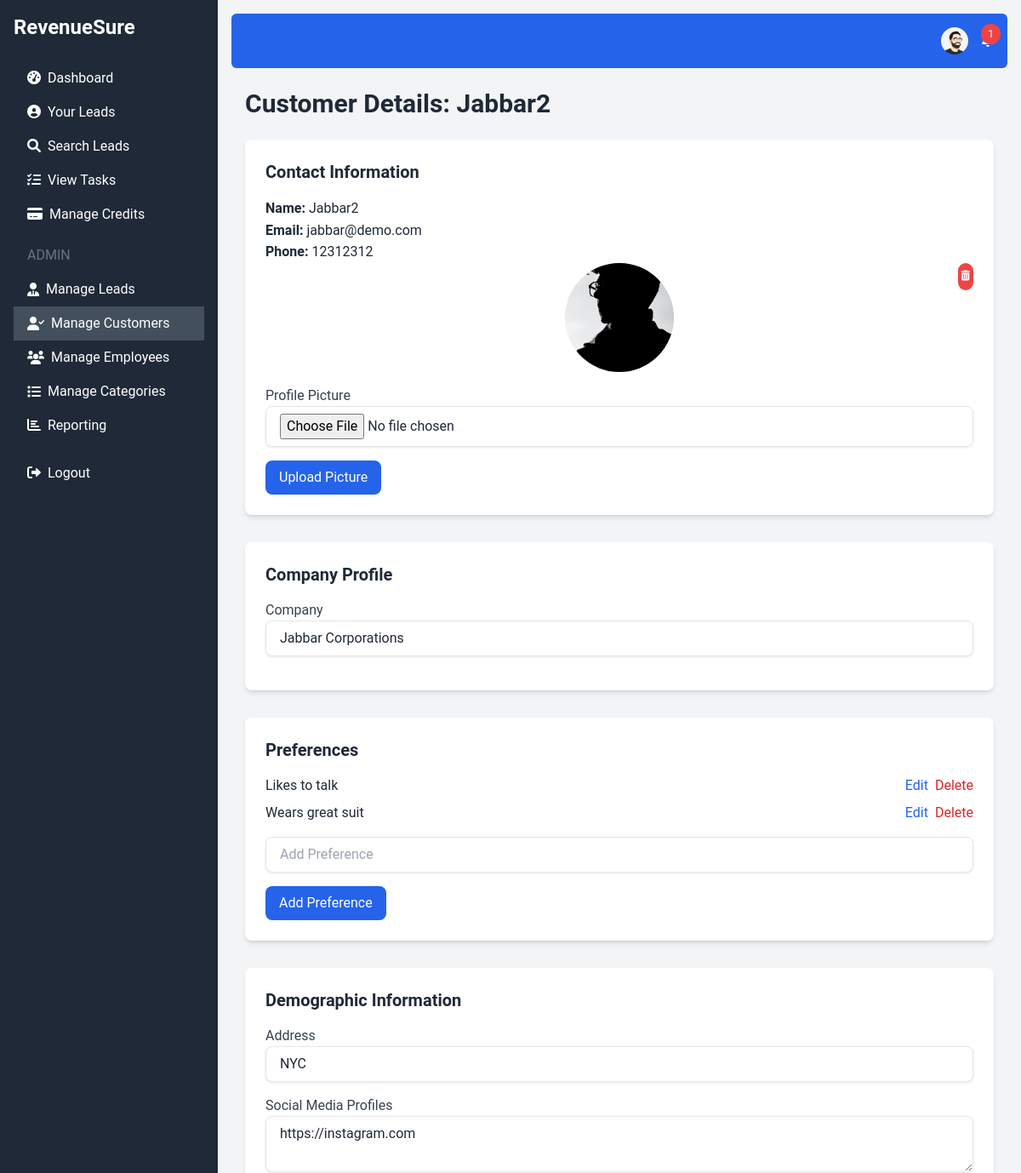
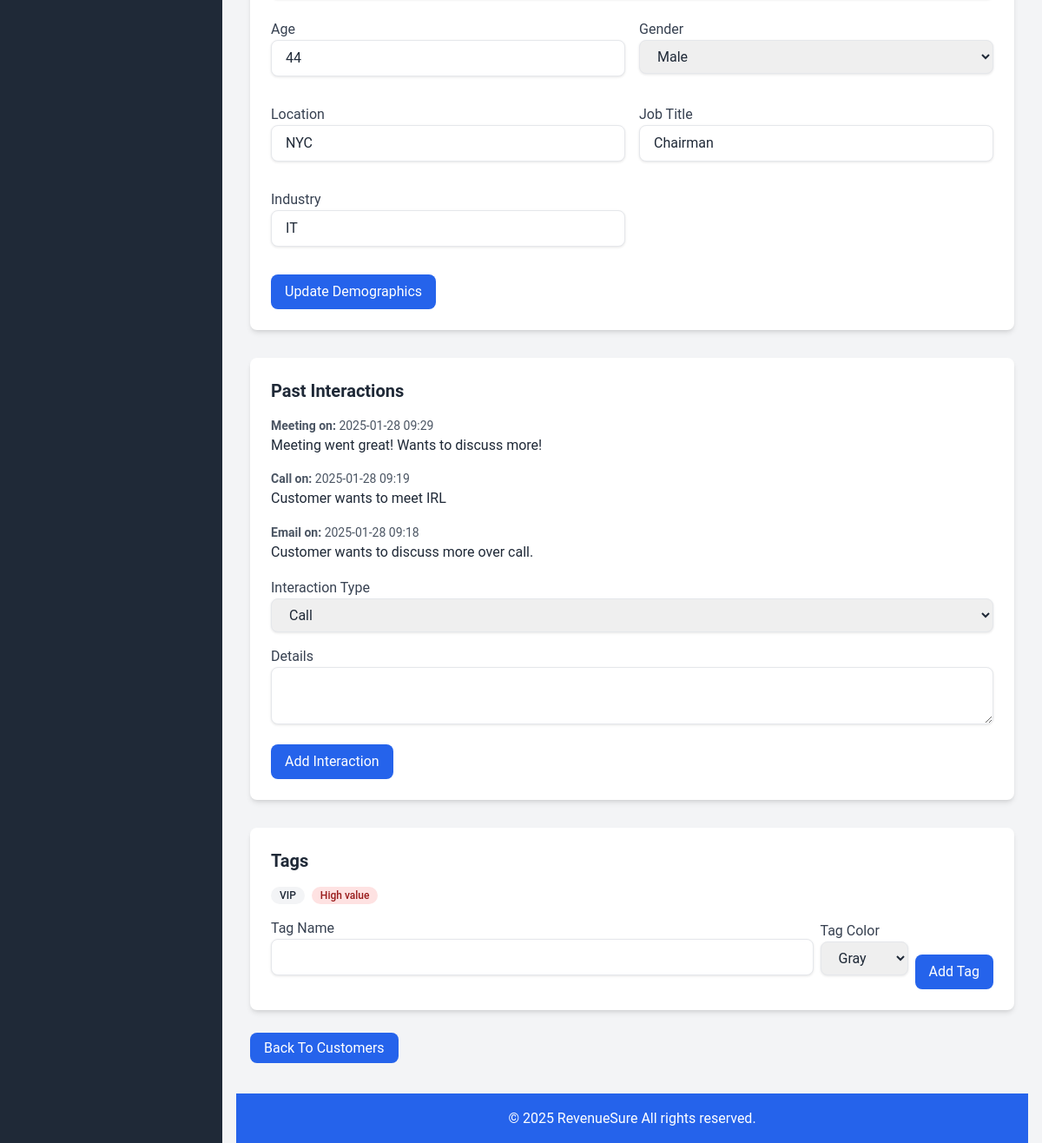
/view_customer.php?id=1 (signed in), run on the app's committed database (2 pictures, top to bottom).
### tables this page shows
CREATE TABLE `users` (
  `id` int(11) NOT NULL,
  `username` varchar(50) NOT NULL,
  `email` varchar(100) NOT NULL,
  `password` varchar(255) NOT NULL,
  `credits` int(11) DEFAULT 0,
  `created_at` timestamp NOT NULL DEFAULT current_timestamp(),
  `role` enum('admin','user') DEFAULT 'user',
  `profile_picture` varchar(255) DEFAULT NULL
);

CREATE TABLE `customers` (
  `id` int(11) NOT NULL,
  `name` varchar(100) NOT NULL,
  `email` varchar(100) DEFAULT NULL,
  `phone` varchar(20) DEFAULT NULL,
  `created_at` timestamp NOT NULL DEFAULT current_timestamp(),
  `company` varchar(255) DEFAULT NULL,
  `last_interaction` timestamp NULL DEFAULT NULL,
  `address` varchar(255) DEFAULT NULL,
  `social_media_profiles` text DEFAULT NULL,
  `age` int(11) DEFAULT NULL,
  `gender` enum('Male','Female','Other') DEFAULT NULL,
  `location` varchar(255) DEFAULT NULL,
  `job_title` varchar(255) DEFAULT NULL,
  `industry` varchar(255) DEFAULT NULL,
  `profile_picture` varchar(255) DEFAULT NULL
);

CREATE TABLE `customer_preferences` (
  `id` int(11) NOT NULL,
  `customer_id` int(11) NOT NULL,
  `preference` varchar(255) NOT NULL,
  `created_at` timestamp NOT NULL DEFAULT current_timestamp()
);

CREATE TABLE `customer_interactions` (
  `id` int(11) NOT NULL,
  `customer_id` int(11) NOT NULL,
  `interaction_type` enum('Call','Email','Meeting','Other') NOT NULL,
  `details` text DEFAULT NULL,
  `interaction_at` timestamp NOT NULL DEFAULT current_timestamp()
);

CREATE TABLE `customer_tags` (
  `id` int(11) NOT NULL,
  `customer_id` int(11) NOT NULL,
  `tag` varchar(255) NOT NULL,
  `color` varchar(20) DEFAULT 'gray',
  `created_at` timestamp NOT NULL DEFAULT current_timestamp()
);

### view_customer.php (the view, shortened to what the rows shown need)
<?php
require 'db.php';
$customer_id = isset($_GET['id']) ? (int)$_GET['id'] : 0;
$stmt = $conn->prepare("SELECT * FROM customers WHERE id = :id");
$stmt->bindParam(':id', $customer_id);
$stmt->execute();
$customer = $stmt->fetch(PDO::FETCH_ASSOC);
$stmt = $conn->prepare("SELECT * FROM customer_preferences WHERE customer_id = :customer_id ORDER BY created_at ASC");
$stmt->bindParam(':customer_id', $customer_id);
$stmt->execute();
$preferences = $stmt->fetchAll(PDO::FETCH_ASSOC);
$stmt = $conn->prepare("SELECT * FROM customer_interactions WHERE customer_id = :customer_id ORDER BY interaction_at DESC");
$stmt->bindParam(':customer_id', $customer_id);
$stmt->execute();
$interactions = $stmt->fetchAll(PDO::FETCH_ASSOC);
$stmt = $conn->prepare("SELECT * FROM customer_tags WHERE customer_id = :customer_id ORDER BY created_at ASC");
$stmt->bindParam(':customer_id', $customer_id);
$stmt->execute();
$tags = $stmt->fetchAll(PDO::FETCH_ASSOC);
require 'header.php';
?>
<h1 class="text-3xl font-bold text-gray-800 mb-6">Customer Details: <?php echo htmlspecialchars($customer['name']); ?></h1>
    <div class="bg-white p-6 rounded-lg shadow-md mb-8">
        <h2 class="text-xl font-bold text-gray-800 mb-4">Contact Information</h2>
        <p><strong>Name:</strong> <?php echo htmlspecialchars($customer['name']); ?></p>
        <p><strong>Email:</strong> <?php echo htmlspecialchars($customer['email']); ?></p>
        <p><strong>Phone:</strong> <?php echo htmlspecialchars($customer['phone']); ?></p>
         <div class="mb-4 flex justify-center relative">
                     <?php if($customer['profile_picture']): ?>
                          <img src="<?php echo $customer['profile_picture']; ?>" alt="Profile Picture" class="rounded-full w-32 h-32 object-cover">
                           <form method="post" action="" class="absolute top-0 right-0">
                                 <button type="submit" name="remove_profile_picture" class="bg-red-500 text-white p-1 rounded-full hover:bg-red-700 transition duration-300">
                                      <i class="fas fa-trash-alt fa-xs"></i>
                                  </button>
                           </form>
                      <?php else: ?>
                         <div class="rounded-full w-32 h-32 bg-gray-200 flex items-center justify-center">
                             <i class="fas fa-user fa-3x text-gray-500"></i>
                         </div>
                      <?php endif; ?>
                </div>
         <form method="POST" action="" enctype="multipart/form-data">
                    <div class="mb-4">
                    </div>
                    <button type="submit" class="bg-blue-600 text-white px-4 py-2 rounded-lg hover:bg-blue-700 transition duration-300">Upload Picture</button>
         </form>
    </div>
     <form method="post" action="">
        <div class="bg-white p-6 rounded-lg shadow-md mb-8">
            <h2 class="text-xl font-bold text-gray-800 mb-4">Company Profile</h2>
                 <div class="mb-4">
                   <label for="company" class="block text-gray-700">Company</label>
                       <input type="text" name="company" id="company" class="w-full px-4 py-2 border rounded-lg focus:outline-none focus:ring-2 focus:ring-blue-600" value="<?php echo htmlspecialchars($customer['company'] ?? ''); ?>">
                </div>
        </div>
           <div class="bg-white p-6 rounded-lg shadow-md mb-8">
            <h2 class="text-xl font-bold text-gray-800 mb-4">Preferences</h2>
             <ul class="mb-4">
                 <?php if($preferences): ?>
                     <?php foreach ($preferences as $preference): ?>
                            <li class="flex justify-between items-center mb-2">
                                 <?php echo htmlspecialchars($preference['preference']); ?>
                                  <div class="flex gap-2">
                                    <a href="edit_preference.php?id=<?php echo $preference['id']; ?>&customer_id=<?php echo $customer_id; ?>" class="text-blue-600 hover:underline">Edit</a>
                                  <a href="delete_preference.php?id=<?php echo $preference['id']; ?>&customer_id=<?php echo $customer_id; ?>" class="text-red-600 hover:underline">Delete</a>
                                   </div>
                            </li>
                        <?php endforeach; ?>
                   <?php else: ?>
                     <p>No Preferences added.</p>
                  <?php endif; ?>
               </ul>
        </div>
         <div class="bg-white p-6 rounded-lg shadow-md mb-8">
            <h2 class="text-xl font-bold text-gray-800 mb-4">Demographic Information</h2>
             <div class="mb-4">
                    <label for="address" class="block text-gray-700">Address</label>
                        <input type="text" name="address" id="address" class="w-full px-4 py-2 border rounded-lg focus:outline-none focus:ring-2 focus:ring-blue-600"  value="<?php echo htmlspecialchars($customer['address'] ?? ''); ?>">
                   </div>
               <div class="mb-4">
                   <label for="social_media_profiles" class="block text-gray-700">Social Media Profiles</label>
                       <textarea name="social_media_profiles" id="social_media_profiles" class="w-full px-4 py-2 border rounded-lg focus:outline-none focus:ring-2 focus:ring-blue-600"><?php echo htmlspecialchars($customer['social_media_profiles'] ?? ''); ?></textarea>
                 </div>
                  <div class="grid grid-cols-1 md:grid-cols-2 gap-4">
                    <div class="mb-4">
                      <label for="age" class="block text-gray-700">Age</label>
                       <input type="number" name="age" id="age" class="w-full px-4 py-2 border rounded-lg focus:outline-none focus:ring-2 focus:ring-blue-600"  value="<?php echo htmlspecialchars($customer['age'] ?? ''); ?>">
                    </div>
                     <div class="mb-4">
                          <label for="gender" class="block text-gray-700">Gender</label>
                           <select name="gender" id="gender" class="w-full px-4 py-2 border rounded-lg focus:outline-none focus:ring-2 focus:ring-blue-600">
                               <option value="Male" <?php if($customer['gender'] == 'Male') echo 'selected'; ?>>Male</option>
                        </select>
                     </div>
                     <div class="mb-4">
                       <label for="location" class="block text-gray-700">Location</label>
                      <input type="text" name="location" id="location" class="w-full px-4 py-2 border rounded-lg focus:outline-none focus:ring-2 focus:ring-blue-600"  value="<?php echo htmlspecialchars($customer['location'] ?? ''); ?>">
                 </div>
                <div class="mb-4">
                   <label for="job_title" class="block text-gray-700">Job Title</label>
                   <input type="text" name="job_title" id="job_title" class="w-full px-4 py-2 border rounded-lg focus:outline-none focus:ring-2 focus:ring-blue-600"  value="<?php echo htmlspecialchars($customer['job_title'] ?? ''); ?>">
             </div>
             <div class="mb-4">
                  <label for="industry" class="block text-gray-700">Industry</label>
                  <input type="text" name="industry" id="industry" class="w-full px-4 py-2 border rounded-lg focus:outline-none focus:ring-2 focus:ring-blue-600" value="<?php echo htmlspecialchars($customer['industry'] ?? ''); ?>">
                </div>
        </div>
        </div>
        <div class="bg-white p-6 rounded-lg shadow-md mb-8">
        <h2 class="text-xl font-bold text-gray-800 mb-4">Past Interactions</h2>
             <ul>
                   <?php if($interactions): ?>
                         <?php foreach ($interactions as $interaction): ?>
                            <li class="mb-4">
                                 <p class="text-gray-600 text-sm">
                                    <strong><?php echo htmlspecialchars($interaction['interaction_type']); ?> on:</strong> <?php echo date('Y-m-d H:i', strtotime($interaction['interaction_at'])); ?>
                                </p>
                                 <p class="text-gray-800"><?php echo htmlspecialchars($interaction['details']); ?></p>
                             </li>
                         <?php endforeach; ?>
                    <?php else: ?>
                      <p class="text-gray-600">No interactions found.</p>
                  <?php endif; ?>
             </ul>
    </div>
          <div class="bg-white p-6 rounded-lg shadow-md mb-8">
         <h2 class="text-xl font-bold text-gray-800 mb-4">Tags</h2>
             <div class="flex gap-2 mb-4">
                    <?php if($tags): ?>
                       <?php foreach($tags as $tag): ?>
                          <span class="inline-flex items-center rounded-full px-2.5 py-0.5 text-xs font-medium <?php if(!empty($tag['color'])) echo 'bg-' . $tag['color'] . '-100 text-' . $tag['color'] . '-800' ?>"><?php echo $tag['tag'] ?></span>
                        <?php endforeach; ?>
                     <?php else: ?>
                     <p class="text-gray-600">No tags added.</p>
                    <?php endif; ?>
                </div>
        </div>
    <div class="mb-4">
   </div>
<?php
require 'footer.php';
?>

### header.php (shortened to what the rows shown need)
<!DOCTYPE html>
<html lang="en">
<head>
    <script src="https://cdn.tailwindcss.com"></script>
    <link href="https://cdnjs.cloudflare.com/ajax/libs/font-awesome/6.0.0-beta3/css/all.min.css" rel="stylesheet">
     <link rel="stylesheet" href="https://cdnjs.cloudflare.com/ajax/libs/animate.css/4.1.1/animate.min.css"/>
</head>
<body class="bg-gray-100">
    <div class="flex h-screen fade-in-up">
        <div class="flex-1 p-4 fade-in">
            <nav class="bg-blue-600 p-4 text-white mb-6 rounded-md">
                <div class="container mx-auto flex justify-end items-center">
                    <?php if (isset($_SESSION['user_id'])): ?>
                        <div class="relative mr-4">
                            <button id="profileButton" class="hover:underline relative flex items-center">
                                <?php
                                $stmt = $conn->prepare("SELECT profile_picture FROM users WHERE id = :user_id");
                                $stmt->bindParam(':user_id', $_SESSION['user_id']);
                                $stmt->execute();
                                $user = $stmt->fetch(PDO::FETCH_ASSOC);
                                $profile_picture = $user['profile_picture'];
                                if ($profile_picture) : ?>
                                    <img src="<?php echo $profile_picture; ?>" alt="Profile Picture" class="rounded-full w-8 h-8 object-cover">
                                <?php else : ?>
                                    <i class="fas fa-user-circle fa-lg"></i>
                                <?php endif; ?>
                            </button>
                         </div>
                   <?php endif; ?>
                </div>
            </nav>
             <div class="container mx-auto px-4">

### data on the page
users: profile_picture (picture)
customers: name "Jabbar2", email "jabbar@demo.com", phone "12312312", profile_picture (picture), company "Jabbar Corporations", address "NYC", social_media_profiles "https://instagram.com", age "44", gender "Male", location "NYC", job_title "Chairman", industry "IT"
customer_preferences: preference "Likes to talk"
customer_preferences: preference "Wears great suit"
customer_interactions: interaction_type "Meeting", interaction_at "2025-01-28 09:29", details "Meeting went great! Wants to discuss more!"
customer_interactions: interaction_type "Call", interaction_at "2025-01-28 09:19", details "Customer wants to meet IRL"
customer_interactions: interaction_type "Email", interaction_at "2025-01-28 09:18", details "Customer wants to discuss more over call."
customer_tags: tag "VIP"
customer_tags: tag "High value"

### other printed values
$unread "1"
